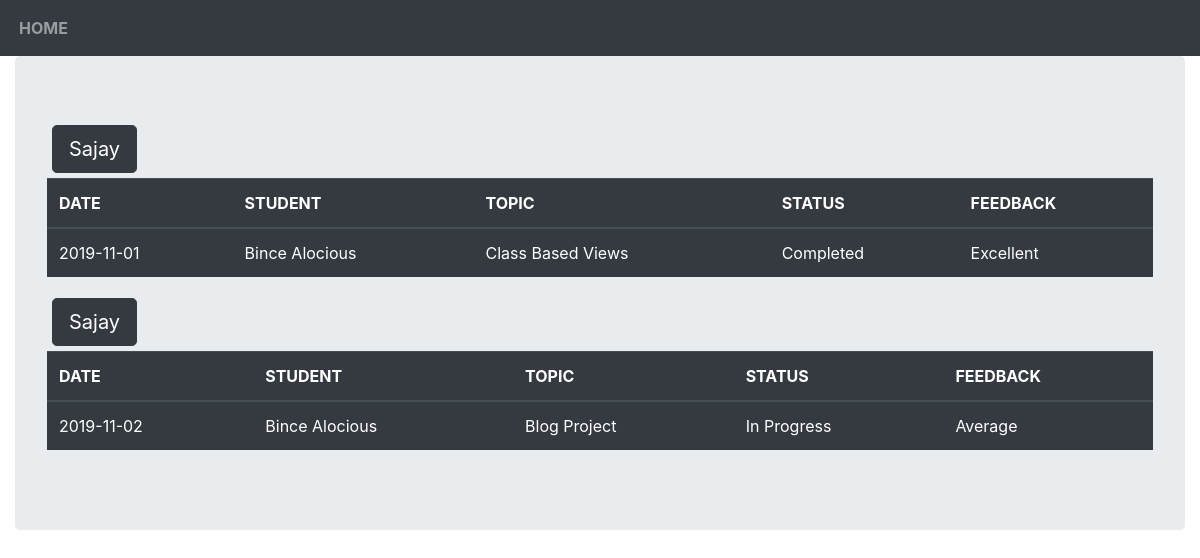
The page /viewdailysessionreport/1 on the database its author committed.
### dsp/models.py (models this page shows)
class SessionReport(models.Model):
    Student_Name=models.CharField(max_length=256)
    Trainer_Name=models.ForeignKey(Trainer,models.CASCADE)
    Topic=models.CharField(max_length=256)
    Status=models.ForeignKey(Status,on_delete=models.CASCADE)
    FeedBack=models.ForeignKey(FeedbackOP,on_delete=models.CASCADE)
    Date=models.DateField(default=datetime.now)
    def __str__(self):
        return str(self.Date)

class Status(models.Model):
    Status_Name=models.CharField(unique=True,max_length=200)
    def __str__(self):
        return self.Status_Name

class FeedbackOP(models.Model):
    options=models.CharField(unique=True,max_length=120)
    def __str__(self):
        return self.options

### app1/models.py (models this page shows)
class Trainer(models.Model):
    Name=models.CharField(max_length=250,unique=True)
    Phone_No = models.CharField(max_length=10)
    Email = models.EmailField()
    Verify_Email = models.EmailField()
    Password = models.CharField(max_length=150)
    def __str__(self):
        return self.Name

### app1/views.py (the view)
# urls.py: path("viewdailysessionreport/<int:pk>", views.vdailysession, name='vdsp'),
def vdailysession(request,pk):
    obj=Trainer.objects.get(pk=pk)
    dsp=SessionReport.objects.filter(Trainer_Name=obj)
    print(dsp)
    dict={"records":dsp}
    return render(request,"app1/dailysessionreports.html",dict)

### app1/templates/app1/dailysessionreports.html (shortened to what this page needs)
<!DOCTYPE html>
{%extends 'app1/base.html'%}
{%block body_block%}
<div class="jumbotron">
    {%for rec in records%}
    <button type="button" class="btn btn-dark btn-lg" style="margin:5px;">{{rec.Trainer_Name}}</button>
<table class="table table-dark">
  <thead>
    <tr>
      <th scope="col">DATE</th>
      <th scope="col">STUDENT</th>
      <th scope="col">TOPIC</th>
      <th scope="col">STATUS</th>
      <th scope="col">FEEDBACK</th>
    </tr>
  </thead>
  <tbody>
  <tr>
      <td scope="col">{{rec}}</td>
      <td scope="col">{{rec.Student_Name}}</td>
      <td scope="col">{{rec.Topic}}</td>
      <td scope="col">{{rec.Status}}</td>
      <td scope="col">{{rec.FeedBack}}</td>
    </tr>
  </tbody>
</table>
    {%endfor%}
    </div>
{%endblock%}

### rows shown on the page
SessionReport: Trainer_Name "Sajay", Date "2019-11-01", Student_Name "Bince Alocious", Topic "Class Based Views", Status "Completed", FeedBack "Excellent"
SessionReport: Trainer_Name "Sajay", Date "2019-11-02", Student_Name "Bince Alocious", Topic "Blog Project", Status "In Progress", FeedBack "Average"
